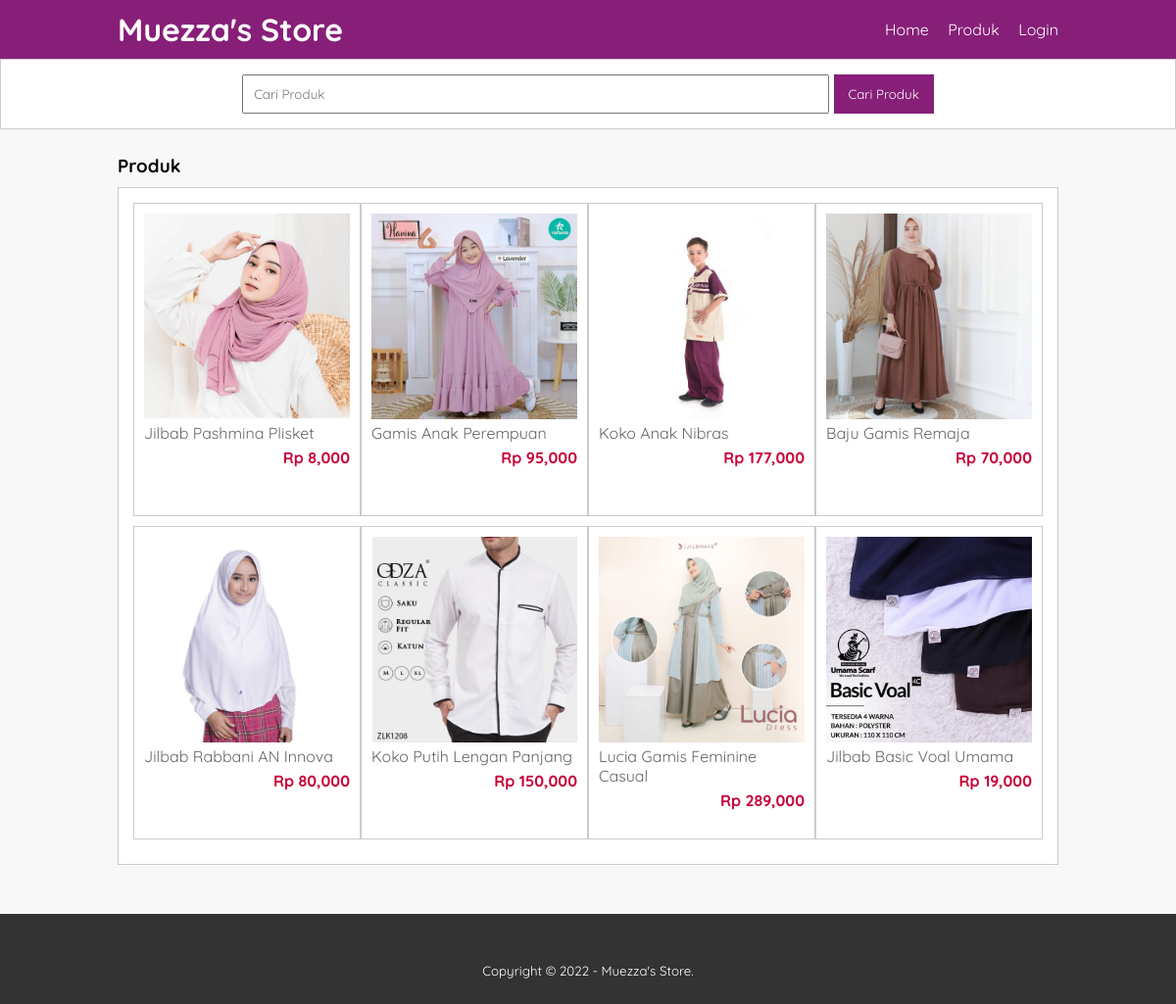
/produk.php, run on the app's committed database.
### tables this page shows
CREATE TABLE `tb_product` (
  `product_id` int(11) NOT NULL,
  `category_id` int(11) NOT NULL,
  `product_name` varchar(100) NOT NULL,
  `product_price` int(11) NOT NULL,
  `product_description` text NOT NULL,
  `product_image` varchar(100) NOT NULL,
  `product_status` tinyint(1) NOT NULL,
  `data_created` timestamp NOT NULL DEFAULT current_timestamp()
);

### produk.php (the view, shortened to what this page needs)
<?php
	include 'koneksi.php';
?>
<!DOCTYPE html>
<html>
<head>
	<link rel="stylesheet" type="text/css" href="css/style.css">
</head>
<body>
	<header>
		<div class="container">
			<h1><a href="index.php">Muezza's Store</a></h1>
			<ul>
				<li><a href="index.php">Home</a></li>
				<li><a href="produk.php">Produk</a></li>
				<li><a href="login.php">Login</a></li>
			</ul>
		</div>
	</header>
	<div class="search">
		<div class="container">
			<form action="produk.php">
				<input type="text" name="search" placeholder="Cari Produk" value="<?php echo $_GET['search'] ?>">
				<input type="submit" name="cari" value="Cari Produk">
			</form>
		</div>
	</div>
	<div class="section">
		<div class="container">
			<h3>Produk</h3>
			<div class="box">
				<?php
					$produk = mysqli_query($conn, "SELECT * FROM tb_product WHERE product_status = 1 $where ORDER BY product_id DESC");
					if(mysqli_num_rows($produk) > 0){
						while($p = mysqli_fetch_array($produk)){
				?>
					<a href="detail-produk.php?id=<?php echo $p['product_id'] ?>">
						<div class="col-4">
							<img src="produk/<?php echo $p['product_image'] ?>">
							<p class="nama"><?php echo substr($p['product_name'], 0, 30) ?></p>
							<p class="harga">Rp <?php echo number_format($p['product_price']) ?></p>
						</div>
					</a>
				<?php }}else{ ?>
					<p>Produk tidak ada</p>
				<?php } ?>
			</div>
		</div>
	</div>
	<div class="footer">
		<div class="container">
		<small><center>Copyright &copy; 2022 - Muezza's Store.</center></small>
		</div>
	</div>
</body>
</html>

### css/style.css (style rules this page uses)
* { padding:0; margin:0; font-family: 'Quicksand', sans-serif; }
body { background-color: #f8f8f8; }
a { color: inherit; text-decoration: none; }
header { background-color: #871F78; color: #fff; }
header h1 { float: left; padding:10px 0; }
header ul { float: right; }
header ul li { display: inline-block; }
header ul li a { padding:20px 0 20px 15px; display: inline-block; }
.container { width: 80%; margin:0 auto; }
.container:after { content: ''; display: block; clear: both; }
.section { padding:25px 0; }
.box { background-color: #fff; border:1px solid #ccc; padding:15px; box-sizing: border-box; margin:10px 0 25px 0; }
.box:after { content: ''; display: block; clear: both; }
.search { padding:15px 0; background-color: #fff; border:1px solid #ccc; text-align: center; }
.search input[type=text] { width: 60%; padding:10px; }
.search input[type=submit] { padding:12px 15px; background-color: #871F78; color:#fff; border:none; cursor: pointer; }
.col-4 { width:25%; height: 320px; border:1px solid #ccc; float: left; padding:10px; box-sizing: border-box; margin-bottom: 10px; }
.col-4 img { width: 100%; }
.col-4 .nama { color: #666; margin-bottom: 5px; }
.col-4 .harga { font-weight: bold; color:#C70039; float: right; }
.footer { padding:25px 0; background-color: #333; color: #fff; text-align: center; }
.footer small { margin-top: 25px; display: inline-block; }

### data on the page
tb_product: product_image (picture), product_name "Jilbab Pashmina Plisket", product_price "8,000"
tb_product: product_image (picture), product_name "Gamis Anak Perempuan", product_price "95,000"
tb_product: product_image (picture), product_name "Koko Anak Nibras", product_price "177,000"
tb_product: product_image (picture), product_name "Baju Gamis Remaja", product_price "70,000"
tb_product: product_image (picture), product_name "Jilbab Rabbani AN Innova", product_price "80,000"
tb_product: product_image (picture), product_name "Koko Putih Lengan Panjang", product_price "150,000"
tb_product: product_image (picture), product_name "Lucia Gamis Feminine Casual", product_price "289,000"
tb_product: product_image (picture), product_name "Jilbab Basic Voal Umama", product_price "19,000"
